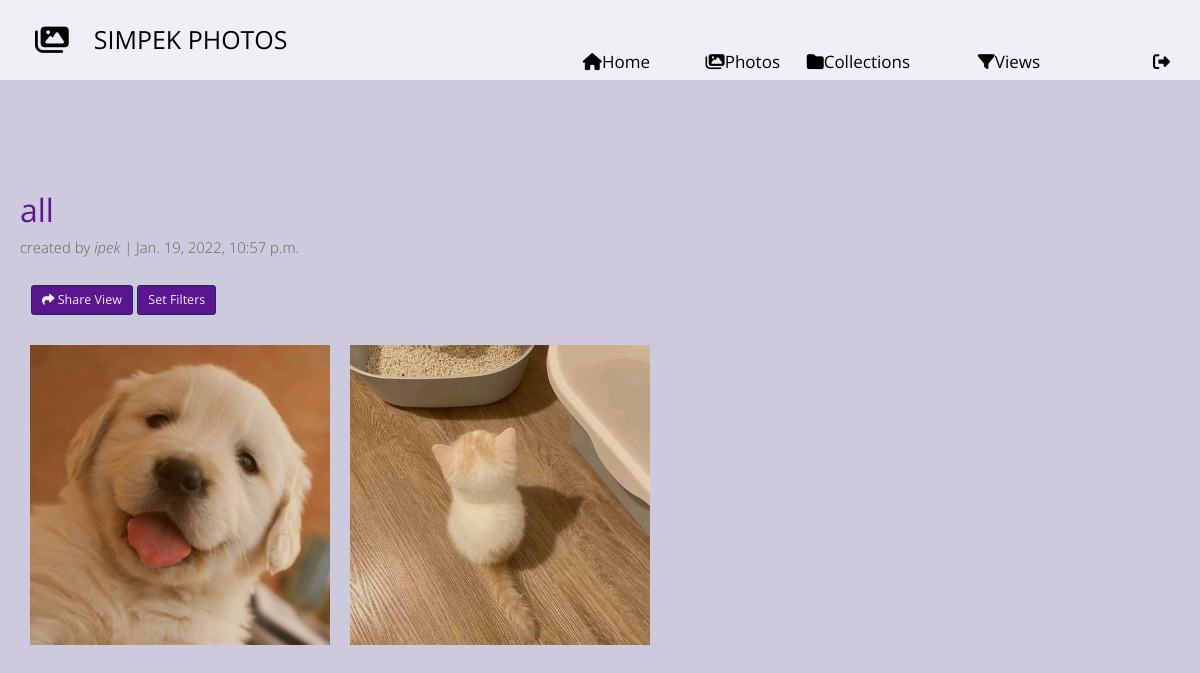
Page /shared-photo-library/view/1 (signed in) on the earlier database version.
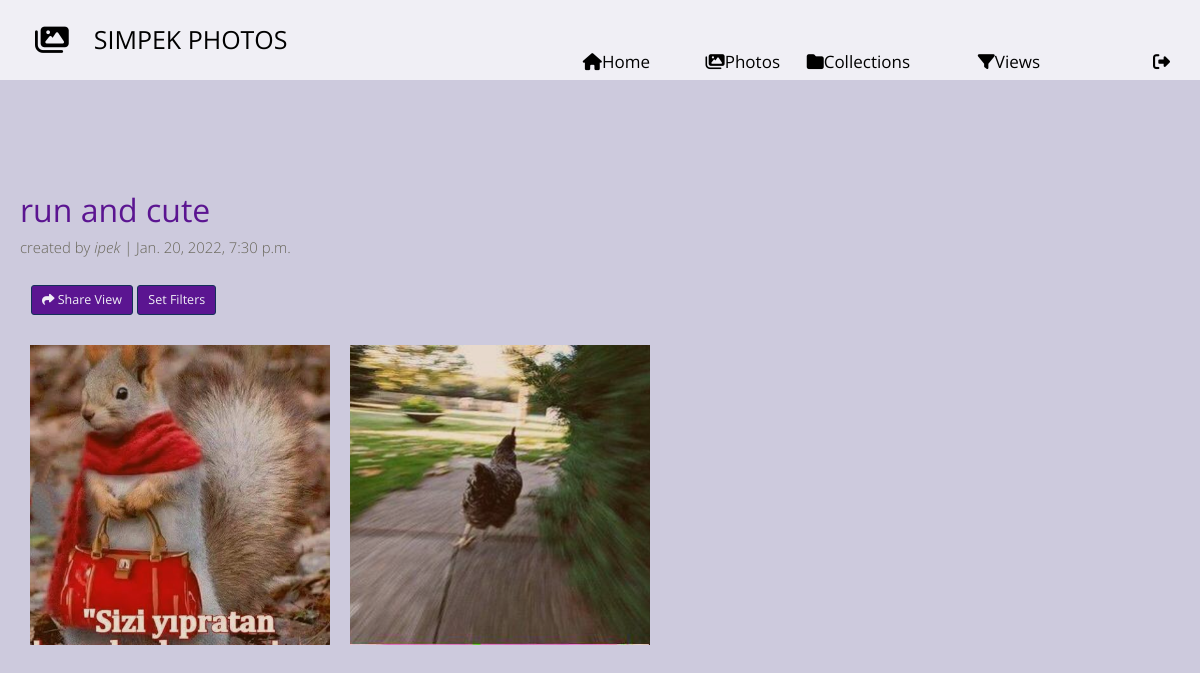
Same page on the later database version.
### shared_photo_library/models.py (models this page shows, shortened)
class FilterView(models.Model):
    owner = models.ForeignKey(User, on_delete=models.CASCADE, related_name='view_owner')
    collection = models.ForeignKey(Collection, on_delete=models.CASCADE, related_name='attached_to')
    view_name = models.CharField(max_length=100)
    shared_users = models.ManyToManyField(User, related_name='shared_views')
    tags = models.CharField(max_length=100, null=True)
    conjunctive = models.BooleanField(default=False)
    login_required = models.BooleanField(default=True)
    location_rect = models.CharField(max_length=100, null=True)
    start_time = models.DateField(null=True)
    end_time = models.DateField(null=True)
    created_date = models.DateTimeField(default=timezone.now)
    photos = models.ManyToManyField(Photo, related_name='view_photos')
    cover = models.ImageField(default='empty_col.jpg')

class Photo(models.Model):
    photo = models.ImageField(blank=True)
    location = models.CharField(max_length=100, null=True)
    date = models.DateField(null=True)
    tags = models.CharField(max_length=100, null=True)
    added_by = models.ForeignKey(User, on_delete=models.CASCADE)
    added_time = models.DateTimeField(default=timezone.now)

### shared_photo_library/views.py (the view, shortened to what this page needs)
# urls.py: path('view/<int:id>', FilterViewDetail.as_view(), name="view_detail"),
class FilterViewDetail(LoginRequiredMixin, View):
    def get(self, request, **kwargs):
        logged_in_user = request.user
        view_id = int(kwargs['id'])
        view = FilterView.objects.get(id=view_id)
        photos = view.photos.all().order_by('-added_time')
        photos = photo_tags_as_list(photos)
        filter_tags = view.collection.get_filter_tags()
        not_shared_users = [user.username for user in User.objects.all().exclude(shared_views=view)]
        shared_users = {user.username: user for user in User.objects.filter(shared_views=view)}
        return render(request, 'shared_photo_library/view_detail.html',
                      {'user': logged_in_user, 'photos': photos, 'view': view, 'filter_tags': filter_tags,
                       'not_shared_users': not_shared_users, 'shared_users': shared_users})

### shared_photo_library/models.py (called while the page is built)
def photo_tags_as_list(photos):
    for ph in photos:
        ph.tags = ph.tags.split(',')
    return photos

    def get_filter_tags(self):
        photos = self.photos.all()
        photos = photo_tags_as_list(photos)
        filter_tags = set()
        for ph in photos:
            if ph.tags != ['']:
                filter_tags = filter_tags.union(set(ph.tags))
        return filter_tags

### shared_photo_library/templates/shared_photo_library/view_detail.html (shortened to what this page needs)
{% extends 'index.html' %}
{% load static %}
{% load crispy_forms_tags %}
{% block head %}
    <link rel="stylesheet" href="{% static 'css/my_profile.css' %}?v1.2">
{% endblock %}
{% block content %}
    <li class="selected">
        <div class="cd-full-width">
            <div class="container-fluid js-tm-page-content" data-page-no="1" data-page-type="gallery">
                <div class="tm-img-gallery-container">
                    <br> <br>
                    <div class="tm-img-gallery gallery-one">
                        <small style="font-size: 32px; color:#5b1591"><b>{{ view.view_name }} </b></small> <br>
                        <small style="color: #686659">created by <i>{{ view.owner.username }}</i> | {{ view.created_date }} </small>
                        <br> <br>
                        <div class="tm-img-gallery-info-container">
                            {% if view.owner.id == user.id %}
                                {% if view.collection.owner.id == user.id %}
                                    <button style="color: #f0eff5;background-color: #5b1591;border-color: #143058;" type="button" class="btn btn-lg" data-bs-toggle="modal" data-bs-target="#shareWithUser"><i class="fas fa-share"></i> Share View</button>
                                {% endif %}
                                <button style="color: #f0eff5;background-color: #5b1591;border-color: #143058;" onclick="openSetFilterModal('{{ view.tags }}', '{{ view.start_time }}', '{{ view.end_time }}', '{{ view.conjunctive }}')" type="button" class="btn btn-lg" >Set Filters</button>
                            {% endif %}
                        </div>
                        {% for photo in photos %}
                            <div class="grid-item">
                                <figure class="effect-bubba">
                                    <img class="img-fluid tm-img cover" src="{{ photo.photo.url }}" alt="Image"  style="height:300px; width:300px;">
                                    <figcaption>
                                    </figcaption>
                                </figure>
                            </div>
                        {% endfor %}
                    </div>
                </div>
            </div>
        </div>
    </li>
{% endblock %}

Differences in the rows shown:
no longer on this page (row edited): Photo: photo (picture)
no longer on this page (row edited): Photo: photo (picture)
changed FilterView "ipek": view_name "all" → "run and cute"; created_date "Jan. 19, 2022, 10:57 p.m." → "Jan. 20, 2022, 7:30 p.m."
added Photo: photo (picture)
added Photo: photo (picture)
